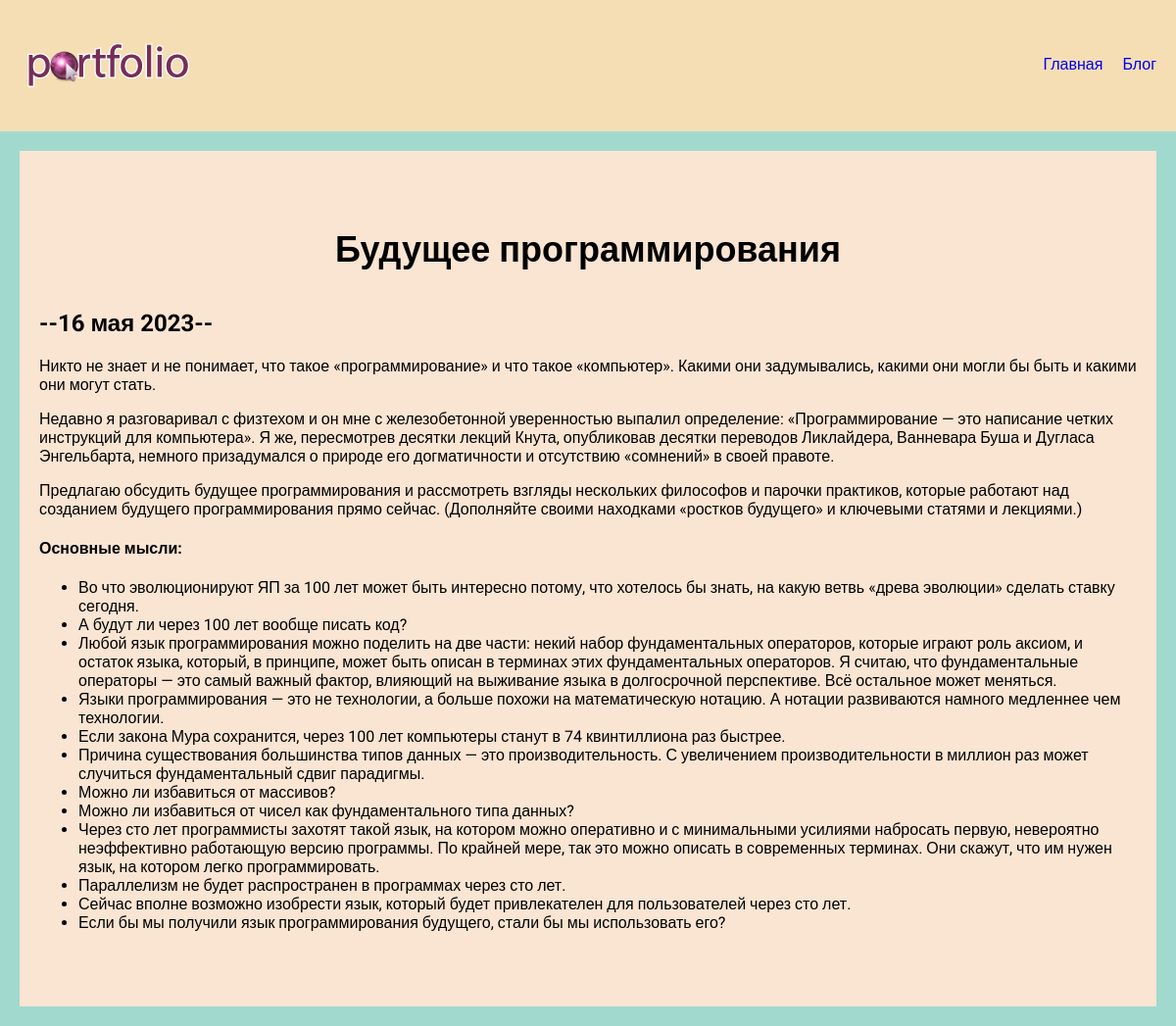
The app's page /blog/2/ with its own data.
### blog/models.py (models this page shows, shortened)
class Blog(models.Model):
    title = models.CharField(max_length=200)
    description = models.TextField()
    date = models.DateField()

### blog/views.py (the view)
# urls.py: path('<int:blog_id>/', views.detail, name='detail'),
def detail(request, blog_id):
    blog = get_object_or_404(Blog, pk=blog_id)
    return render(request, 'blog/details.html', {'blog': blog})

### blog/templates/blog/details.html
{% extends 'skills/base.html' %}
{% block content %}
<div class="detail">
    <h1>{{ blog.title }}</h1>
    <h2>--{{ blog.date|date:'j E Y' }}--</h2>
    {{ blog.description|safe }}
</div>
{% endblock %}

### skills/static/css/style.css (style rules this page uses)
body { background: #A2D9CE; font-family: 'Roboto', sans-serif; padding: 0; margin: 0; }
.content h1 { text-align: center; margin: 60px 0 40px; font-size: 36px; }
.detail { background: #FAE5D3; padding: 20px 20px 60px; box-sizing: border-box; }

### records on screen
Blog: title "Будущее программирования", date "16 мая 2023", description "Никто не знает и не понимает, что такое «программирование» и что такое «компьютер». Какими они задумывались, какими они могли бы быть и какими они могут стать. Недавно я разговаривал с физтехом и он мне с железобетонной уверенностью выпалил определение: «Программирование — это написание четких инструкций для компьютера». Я же, пересмотрев десятки лекций Кнута, опубликовав десятки переводов Ликлайдера, Ванневара Буша и Дугласа Энгельбарта, немного призадумался о природе его догматичности и отсутствию «сомнений» в своей правоте. Предлагаю обсудить будущее программирования и рассмотреть взгляды нескольких философов и парочки практиков, которые работают над созданием будущего программирования…"
